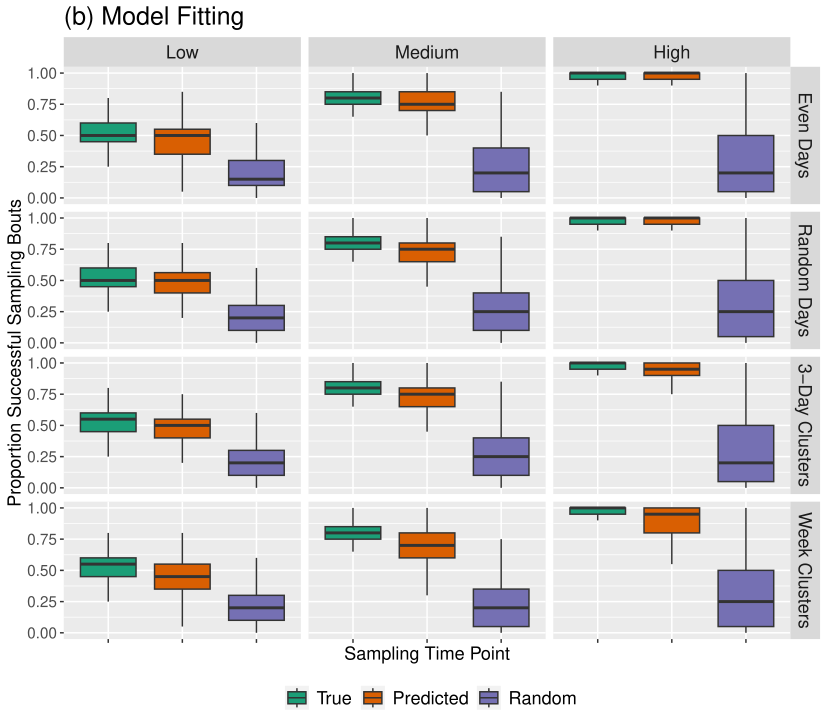

Generate this figure with R:
###########################STAN
post.list <- list()
for(i in 1:length(cluster.sample.list) ){   
  #Setup Stan Estimation
  t_stan=cluster.sample.list[[i]]$t
  n=rep(n_trials, length(t_stan))
  N=length(t_stan)
  ### Estimate the Seropositive Curve
  data_Ra=list(N=N,x=cluster.sample.list[[i]]$R_a_sample,n=n,t=t_stan)
  fit_sim_Ra = stan(model_code=ra_func.stan, data=data_Ra, iter=1000)
  theta_draws = rstan::extract(fit_sim_Ra)
  C1_post = theta_draws$C1
  a_post = theta_draws$a
  phi_post = theta_draws$phi
  C2_post = theta_draws$C2
  iter=seq(1,length(C1_post), 1)
  sim_ra_post = data.frame(iter, C1_post, a_post, phi_post, C2_post)
  type <- rep(cluster.sample.list[[i]]$type[1], 2000)
  pars_id <- rep(cluster.sample.list[[i]]$pars_id[1], 2000)
  sim_post <- cbind(sim_ra_post,type,pars_id)
  post.list[[i]] <- sim_post
  print(i)
}    

cred_sim_post <- list()
for(i in 1:length(post.list) ){
  C1_ci <- ci(post.list[[i]]$C1_post, ci=0.95, method = "HDI")
  a_ci <- ci(post.list[[i]]$a_post, ci=0.95, method = "HDI")
  phi_ci <- ci(post.list[[i]]$phi_post, ci=0.95, method = "HDI")
  C2_ci <- ci(post.list[[i]]$C2_post, ci=0.95, method = "HDI")
  cred_sim_post[[i]] <- subset(post.list[[i]], 
                               C1_ci$CI_low<C1_post & C1_post<C1_ci$CI_high &
                                 a_ci$CI_low<a_post & a_post<a_ci$CI_high &
                                 phi_ci$CI_low<phi_post & phi_post<phi_ci$CI_high &
                                 C2_ci$CI_low<C2_post & C2_post<C2_ci$CI_high )
  cred_sim_post[[i]] <- cred_sim_post[[i]][sample(nrow(cred_sim_post[[i]]), 500, replace = TRUE), ] 
}

pred_frame.list <- list()
for(i in 1:length(cred_sim_post) ){
  pred_list <- list()
  omega_a=pars[cluster.sample.list[[i]]$pars_id[1],]$omega_a
  gamma=pars[cluster.sample.list[[i]]$pars_id[1],]$gamma
  t <- data.tau.list[[1]]$t
  for(j in 1:length(cred_sim_post[[i]]$iter)){
    I_pred_fit <- (ra_func_deriv(t=t, C1=cred_sim_post[[i]]$C1_post[j], a=cred_sim_post[[i]]$a_post[j], 
                                 phi=cred_sim_post[[i]]$phi_post[j], f=f)
                   + ra_func(t=t, C1=cred_sim_post[[i]]$C1_post[j],
                             a=cred_sim_post[[i]]$a_post[j],
                             phi=cred_sim_post[[i]]$phi_post[j], C2=cred_sim_post[[i]]$C2_post[j], f=f)*(omega_a))/gamma
    Ra_fit <- ra_func(t=t, C1=cred_sim_post[[i]]$C1_post[j], a=cred_sim_post[[i]]$a_post[j], phi=cred_sim_post[[i]]$phi_post[j], 
                      C2=cred_sim_post[[i]]$C2_post[j], f=f)
    pars_id <- rep(cluster.sample.list[[i]]$pars_id[1], length(I_pred_fit))
    type <- rep(cluster.sample.list[[i]]$type[1], length(I_pred_fit))
    ID <- j
    pred_list[[j]] <- data.frame(ID,t,I_pred_fit, Ra_fit,pars_id,type)
  }
  pred_frame <- do.call(rbind, pred_list)
  pred_frame.list[[i]] <- pred_frame
  print(i)
}

set=101
#pairs(post.list[[set]][,6:9])
hist(post.list[[set]]$a_post)
  #ci(post.list[[set]]$a_post, ci=0.95, method = "HDI")
pred_frame.list[[set]] %>%
  ggplot(aes(x=t,y=I_pred_fit,group=ID, color=ID))+
  geom_line(aes(group=ID))+
  scale_colour_gradient(low = "black", high = "#E69F00")+
  guides(color="none") +
  theme_minimal()+theme_minimal()+ylab("Proportion Predicted I")+xlab("Day")+
  theme(axis.text = element_text(size = 10), axis.title = element_text(size = 14))+
  scale_x_continuous(breaks=seq(0,365*5,100))+scale_y_continuous(breaks=seq(-0.05,0.1,0.01))+
  geom_line(data=data.tau.list[[pred_frame.list[[set]]$pars_id[1]]], aes(x=t,y = I/N), color="black", alpha=1,linewidth=0.75)
pred_frame.list[[set]] %>%
  ggplot(aes(x=t,y=Ra_fit,group=ID, color=ID))+
  geom_line(aes(group=ID))+
  scale_colour_gradient(low = "black", high = "#0072B2")+
  guides(color="none") +
  theme_minimal()+theme_minimal()+ylab("Proportion Seropositive Fitted")+xlab("Day")+
  theme(axis.text = element_text(size = 10), axis.title = element_text(size = 14))+
  scale_x_continuous(breaks=seq(0,365*5,100))+scale_y_continuous(breaks=seq(0,0.5,0.02))+
  geom_line(data=data.tau.list[[pred_frame.list[[set]]$pars_id[1]]], aes(x=t,y = R_a/N), color="black", alpha=1,linewidth=0.75)

######
CI_list <- list()
for(i in 1:length(pred_frame.list)){
  peak1_P <- rep(NA, 500)
  peak2_P <- rep(NA, 500)
  for(j in 1:500){
    I_pred <- subset(pred_frame.list[[i]], ID==j)
    low_pred <- subset(I_pred,  t>0 &  t<170)
    high_pred <- subset(I_pred,  t>170 &  t<360)
    peak1_P[j] <- subset(I_pred, I_pred$I_pred_fit==max(low_pred$I_pred_fit))$t
    peak2_P[j] <- subset(I_pred, I_pred$I_pred_fit==max(high_pred$I_pred_fit))$t
  }
  peak1_ci <- ci(peak1_P, ci=0.95, method = "HDI")
  peak1_ci$Mode1 <- Mode(peak1_P)
  peak2_ci <- ci(peak2_P, ci=0.95, method = "HDI")
  peak2_ci$Mode2 <- Mode(peak2_P)
  ####
  CI_df <- cbind(peak1_ci, peak2_ci)
  CI_df <- CI_df[,-c(1,5)]
  colnames(CI_df) <- c("CI_low1", "CI_high1", "Mode1", "CI_low2", "CI_high2", "Mode2")
  CI_df$peak1_T <- pars[cluster.sample.list[[i]]$pars_id[1],]$peak1_T
  CI_df$peak2_T <- pars[cluster.sample.list[[i]]$pars_id[1],]$peak2_T
  CI_df$pars_id <- pred_frame.list[[i]]$pars_id[1]
  CI_df$type <- pred_frame.list[[i]]$type[1]
  CI_df$combo <- pars[cluster.sample.list[[i]]$pars_id[1],]$combo
  CI_list[[i]] <- CI_df
  print(i)
}

#peaks are in row numbers not in t
peaks_frame <- do.call(rbind, CI_list)
peaks_frame$in_ci1 <- c(peaks_frame$CI_low1 <= peaks_frame$peak1_T & 
                          peaks_frame$CI_high1 >= peaks_frame$peak1_T )
peaks_frame$in_ci2 <- c(peaks_frame$CI_low2 <= peaks_frame$peak2_T & 
                          peaks_frame$CI_high2 >= peaks_frame$peak2_T )

bouts.list <- list()
for(j in 1:10){
  n_trials=20
  n_reps=10
  T_peak_sample <- vector()
  Pred_peak_sample <- vector()
  random_sample <- vector()
  combo <- vector()
  type <- vector()
  for(i in 1:length(cluster.sample.list)){
    data=data.tau.list[[cluster.sample.list[[i]]$pars_id[1]]]
    combo[i]=pars[cluster.sample.list[[i]]$pars_id[1],]$combo
    type[i]=peaks_frame$type[i]
    Y_random=data[sample(nrow(data), 2, replace = FALSE), ] 
    Y_true1 <- subset(data, t==peaks_frame$peak1_T[i]) 
    Y_true2 <- subset(data, t==peaks_frame$peak2_T[i]) 
    I_sample_T1 <- with(Y_true1, rbinom(n_reps, n_trials, I/N))
    I_sample_T2 <- with(Y_true2, rbinom(n_reps, n_trials, I/N))
    Y_pred1 <- subset(data, t==peaks_frame$Mode1[i])
    Y_pred2 <- subset(data, t==peaks_frame$Mode2[i]) 
    I_sample_P1 <- with(Y_pred1, rbinom(n_reps, n_trials, I/N))
    I_sample_P2 <- with(Y_pred2, rbinom(n_reps, n_trials, I/N))
    I_sample_R1 <- with(Y_random[1,], rbinom(n_reps, n_trials, I/N))
    I_sample_R2 <- with(Y_random[2,], rbinom(n_reps, n_trials, I/N))
    I_sample_T <- c(I_sample_T1,I_sample_T2)
    I_sample_P <- c(I_sample_P1,I_sample_P2)
    I_sample_R <- c(I_sample_R1,I_sample_R2)
    I_sample_T[I_sample_T > 0] <- 1
    I_sample_P[I_sample_P > 0] <- 1
    I_sample_R[I_sample_R > 0] <- 1
    T_peak_sample[i] = mean(I_sample_T)
    Pred_peak_sample[i] = mean(I_sample_P)
    random_sample[i] = mean(I_sample_R)
  }
  bouts.list[[j]] <- data.frame(combo,type,T_peak_sample,Pred_peak_sample,random_sample)
}
results <- do.call(rbind, bouts.list)
D.long <- melt(results, id=c("combo", "type"))
D.long$type <- factor(D.long$type, levels=c('42_even','42_random','3_day','42_week'))
col_names <- c("1"="Low", "2"="Medium", "3"="High")
row_names <- c("42_even"="Even Days", "42_random"="Random Days", "3_day"="3-Day Clusters", "42_week"="Week Clusters")
ggplot(D.long, aes(x=variable, y=value, fill=variable))+ylab("Proportion Successful Sampling Bouts")+xlab("Sampling Time Point")+
  geom_boxplot(outlier.shape = NA)+scale_fill_brewer(NULL,palette="Dark2",labels=c('True', 'Predicted','Random'))+
  theme(axis.text.x=element_blank())+ theme(legend.position="bottom",legend.text=element_text(size=13))+
  theme(axis.text = element_text(size = 11), axis.title = element_text(size = 13),strip.text = element_text(
    size = 13))+
  ggtitle("(b) Model Fitting")+theme(plot.title = element_text(size=18))+
  facet_grid(cols=vars(combo),rows = vars(type),labeller = labeller(.rows = row_names , .cols = col_names ))

####Sim Stats Table
columns= c("Amplitude","Mean Amplitude","Sampling Design","Dist. to True","95% CI Size","Prop. True in CI") 
lik_stats = data.frame(matrix(nrow = 12, ncol = length(columns))) 
colnames(lik_stats) = columns
#############LOW
low <- subset(peaks_frame, combo==1)
#Even
even <- subset(low, type=="42_even")
lik_stats$Amplitude[c(1:4)]="Low"
lik_stats$`Mean Amplitude`[c(1:4)]=round(mean(subset(pars, combo==1)$amp_bar),2)
lik_stats$`Sampling Design`[c(1:4)]=c("Even Days","Random Days","3-Day Clusters","Week Clusters")
peak_true=c(even$peak1_T, even$peak2_T)
peak_pred=c(even$Mode1, even$Mode2)
lik_stats[1,4]= round(mean(abs(peak_true-peak_pred)),2)
lik_stats[1,5]= round(mean(abs(c(even$CI_high1-even$CI_low1,even$CI_high2-even$CI_low2))),2)
lik_stats[1,6]= round((length(even$in_ci1[even$in_ci1==TRUE])+length(even$in_ci2[even$in_ci2==TRUE])) / (2*length(even$CI_low1)),2)
#Random
random <- subset(low, type=="42_random")
peak_true=c(random$peak1_T, random$peak2_T)
peak_pred=c(random$Mode1, random$Mode2)
lik_stats[2,4]= round(mean(abs(peak_true-peak_pred)),2)
lik_stats[2,5]= round(mean(abs(c(random$CI_high1-random$CI_low1,random$CI_high2-random$CI_low2))),2)
lik_stats[2,6]= round((length(random$in_ci1[random$in_ci1==TRUE])+length(random$in_ci2[random$in_ci2==TRUE])) / (2*length(random$CI_low1)),2)
#3-day clusters
three_day <- subset(low, type=="3_day")
peak_true=c(three_day $peak1_T, three_day $peak2_T)
peak_pred=c(three_day $Mode1, three_day $Mode2)
lik_stats[3,4]= round(mean(abs(peak_true-peak_pred)),2)
lik_stats[3,5]= round(mean(abs(c(three_day $CI_high1-three_day $CI_low1,three_day $CI_high2-three_day $CI_low2))),2)
lik_stats[3,6]= round((length(three_day $in_ci1[three_day $in_ci1==TRUE])+length(three_day $in_ci2[three_day $in_ci2==TRUE])) / (2*length(three_day $CI_low1)),2)
#Week clusters
week <- subset(low, type=="42_week")
peak_true=c(week$peak1_T, week$peak2_T)
peak_pred=c(week$Mode1, week$Mode2)
lik_stats[4,4]= round(mean(abs(peak_true-peak_pred)),2)
lik_stats[4,5]= round(mean(abs(c(week$CI_high1-week$CI_low1,week$CI_high2-week$CI_low2))),2)
lik_stats[4,6]= round((length(week$in_ci1[week$in_ci1==TRUE])+length(week$in_ci2[week$in_ci2==TRUE])) / (2*length(week$CI_low1)),2)
#############MED
med<- subset(peaks_frame, combo==2)
#Even
even <- subset(med, type=="42_even")
lik_stats$Amplitude[c(5:8)]="Med"
lik_stats$`Mean Amplitude`[c(5:8)]=round(mean(subset(pars, combo==2)$amp_bar),2)
lik_stats$`Sampling Design`[c(5:8)]=c("Even Days","Random Days","3-Day Clusters","Week Clusters")
peak_true=c(even$peak1_T, even$peak2_T)
peak_pred=c(even$Mode1, even$Mode2)
lik_stats[5,4]= round(mean(abs(peak_true-peak_pred)),2)
lik_stats[5,5]= round(mean(abs(c(even$CI_high1-even$CI_low1,even$CI_high2-even$CI_low2))),2)
lik_stats[5,6]= round((length(even$in_ci1[even$in_ci1==TRUE])+length(even$in_ci2[even$in_ci2==TRUE])) / (2*length(even$CI_low1)),2)
#Random
random <- subset(med, type=="42_random")
peak_true=c(random$peak1_T, random$peak2_T)
peak_pred=c(random$Mode1, random$Mode2)
lik_stats[6,4]= round(mean(abs(peak_true-peak_pred)),2)
lik_stats[6,5]= round(mean(abs(c(random$CI_high1-random$CI_low1,random$CI_high2-random$CI_low2))),2)
lik_stats[6,6]= round((length(random$in_ci1[random$in_ci1==TRUE])+length(random$in_ci2[random$in_ci2==TRUE])) / (2*length(random$CI_low1)),2)
#3-day clusters
three_day <- subset(med, type=="3_day")
peak_true=c(three_day $peak1_T, three_day $peak2_T)
peak_pred=c(three_day $Mode1, three_day $Mode2)
lik_stats[7,4]= round(mean(abs(peak_true-peak_pred)),2)
lik_stats[7,5]= round(mean(abs(c(three_day $CI_high1-three_day $CI_low1,three_day $CI_high2-three_day $CI_low2))),2)
lik_stats[7,6]= round((length(three_day $in_ci1[three_day $in_ci1==TRUE])+length(three_day $in_ci2[three_day $in_ci2==TRUE])) / (2*length(three_day $CI_low1)),2)
#Week clusters
week <- subset(med, type=="42_week")
peak_true=c(week$peak1_T, week$peak2_T)
peak_pred=c(week$Mode1, week$Mode2)
lik_stats[8,4]= round(mean(abs(peak_true-peak_pred)),2)
lik_stats[8,5]= round(mean(abs(c(week$CI_high1-week$CI_low1,week$CI_high2-week$CI_low2))),2)
lik_stats[8,6]= round((length(week$in_ci1[week$in_ci1==TRUE])+length(week$in_ci2[week$in_ci2==TRUE])) / (2*length(week$CI_low1)),2)

#############High
high <- subset(peaks_frame, combo==3)
#Even
even <- subset(high, type=="42_even")
lik_stats$Amplitude[c(9:12)]="High"
lik_stats$`Mean Amplitude`[c(9:12)]=round(mean(subset(pars, combo==3)$amp_bar),2)
lik_stats$`Sampling Design`[c(9:12)]=c("Even Days","Random Days","3-Day Clusters","Week Clusters")
peak_true=c(even$peak1_T, even$peak2_T)
peak_pred=c(even$Mode1, even$Mode2)
lik_stats[9,4]= round(mean(abs(peak_true-peak_pred)),2)
lik_stats[9,5]= round(mean(abs(c(even$CI_high1-even$CI_low1,even$CI_high2-even$CI_low2))),2)
lik_stats[9,6]= round((length(even$in_ci1[even$in_ci1==TRUE])+length(even$in_ci2[even$in_ci2==TRUE])) / (2*length(even$CI_low1)),2)
#Random
random <- subset(high, type=="42_random")
peak_true=c(random$peak1_T, random$peak2_T)
peak_pred=c(random$Mode1, random$Mode2)
lik_stats[10,4]= round(mean(abs(peak_true-peak_pred)),2)
lik_stats[10,5]= round(mean(abs(c(random$CI_high1-random$CI_low1,random$CI_high2-random$CI_low2))),2)
lik_stats[10,6]= round((length(random$in_ci1[random$in_ci1==TRUE])+length(random$in_ci2[random$in_ci2==TRUE])) / (2*length(random$CI_low1)),2)
#3-day clusters
three_day <- subset(high, type=="3_day")
peak_true=c(three_day $peak1_T, three_day $peak2_T)
peak_pred=c(three_day $Mode1, three_day $Mode2)
lik_stats[11,4]= round(mean(abs(peak_true-peak_pred)),2)
lik_stats[11,5]= round(mean(abs(c(three_day $CI_high1-three_day $CI_low1,three_day $CI_high2-three_day $CI_low2))),2)
lik_stats[11,6]= round((length(three_day $in_ci1[three_day $in_ci1==TRUE])+length(three_day $in_ci2[three_day $in_ci2==TRUE])) / (2*length(three_day $CI_low1)),2)
#Week clusters
week <- subset(high, type=="42_week")
peak_true=c(week$peak1_T, week$peak2_T)
peak_pred=c(week$Mode1, week$Mode2)
lik_stats[12,4]= round(mean(abs(peak_true-peak_pred)),2)
lik_stats[12,5]= round(mean(abs(c(week$CI_high1-week$CI_low1,week$CI_high2-week$CI_low2))),2)
lik_stats[12,6]= round((length(week$in_ci1[week$in_ci1==TRUE])+length(week$in_ci2[week$in_ci2==TRUE])) / (2*length(week$CI_low1)),2)
lik_stats


print(xtable(lik_stats, type='latex'))
